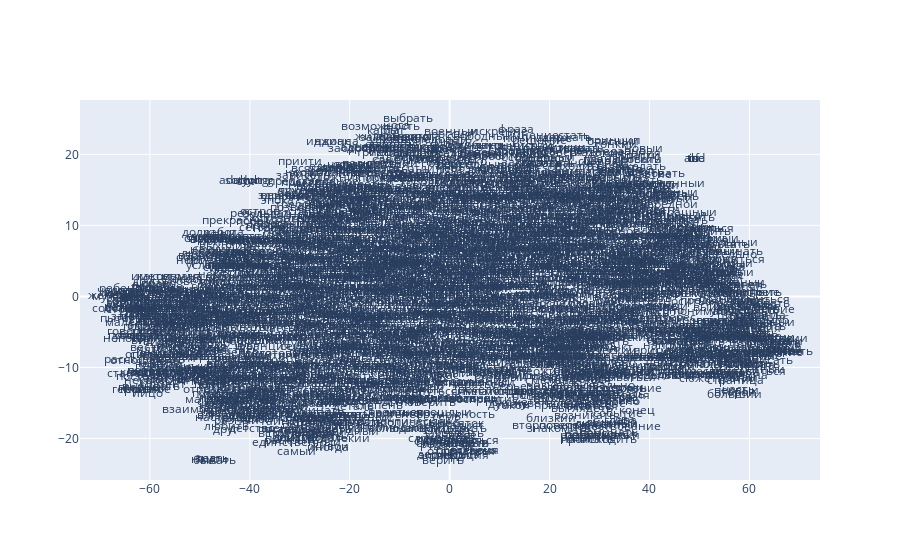

The notebook cell saved with this chart:
### Code cell
from sklearn.decomposition import IncrementalPCA    # inital reduction
from sklearn.manifold import TSNE                   # final reduction
import numpy as np                                  # array handling


def reduce_dimensions(model):
    num_dimensions = 2  # final num dimensions (2D, 3D, etc)

    # extract the words & their vectors, as numpy arrays
    vectors = np.asarray(model.wv.vectors)
    labels = np.asarray(model.wv.index_to_key)  # fixed-width numpy strings

    # reduce using t-SNE
    tsne = TSNE(n_components=num_dimensions, random_state=0)
    vectors = tsne.fit_transform(vectors)

    x_vals = [v[0] for v in vectors]
    y_vals = [v[1] for v in vectors]
    return x_vals, y_vals, labels


x_vals, y_vals, labels = reduce_dimensions(m)

def plot_with_plotly(x_vals, y_vals, labels, plot_in_notebook=True):
    from plotly.offline import init_notebook_mode, iplot, plot
    import plotly.graph_objs as go

    trace = go.Scatter(x=x_vals, y=y_vals, mode='text', text=labels)
    data = [trace]

    if plot_in_notebook:
        init_notebook_mode(connected=True)
        iplot(data, filename='word-embedding-plot')
    else:
        plot(data, filename='word-embedding-plot.html')


def plot_with_matplotlib(x_vals, y_vals, labels):
    import matplotlib.pyplot as plt
    import random

    random.seed(0)

    plt.figure(figsize=(5, 7))
    plt.scatter(x_vals, y_vals)

    #
    # Label randomly subsampled 25 data points
    #
    indices = list(range(len(labels)))
    selected_indices = random.sample(indices, 25)
    for i in selected_indices:
        plt.annotate(labels[i], (x_vals[i], y_vals[i]))

try:
    get_ipython()
except Exception:
    plot_function = plot_with_matplotlib
else:
    plot_function = plot_with_plotly

plot_function(x_vals, y_vals, labels)

### Figure 1 — Plotly figure (JSON) as saved in the notebook; plotly's stock layout.template omitted (floating-point values rounded to 4 significant figures; data arrays with more than 128 entries replaced by an {"elided": "..."} marker saying what was removed)
{"data": [{"mode": "text", "text": {"elided": "2305 str values"}, "type": "scatter", "x": {"elided": "2305 float values"}, "y": {"elided": "2305 float values"}}], "layout": {}}
